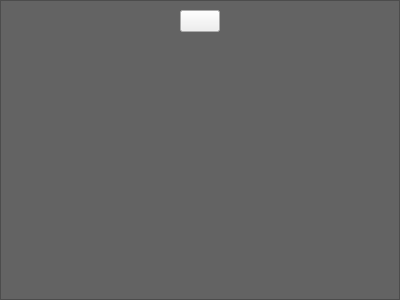
<?xml version="1.0" encoding="UTF-8"?>
<ui version="4.0">
 <class>Form</class>
 <widget class="QWidget" name="Form">
  <property name="geometry">
   <rect>
    <x>0</x>
    <y>0</y>
    <width>400</width>
    <height>300</height>
   </rect>
  </property>
  <property name="sizePolicy">
   <sizepolicy hsizetype="Minimum" vsizetype="Minimum">
    <horstretch>0</horstretch>
    <verstretch>0</verstretch>
   </sizepolicy>
  </property>
  <property name="windowTitle">
   <string>Form</string>
  </property>
  <layout class="QVBoxLayout" name="verticalLayout">
   <property name="leftMargin">
    <number>0</number>
   </property>
   <property name="topMargin">
    <number>0</number>
   </property>
   <property name="rightMargin">
    <number>0</number>
   </property>
   <property name="bottomMargin">
    <number>0</number>
   </property>
   <item>
    <widget class="QFrame" name="frame">
     <property name="sizePolicy">
      <sizepolicy hsizetype="Minimum" vsizetype="Minimum">
       <horstretch>0</horstretch>
       <verstretch>0</verstretch>
      </sizepolicy>
     </property>
     <property name="contextMenuPolicy">
      <enum>Qt::CustomContextMenu</enum>
     </property>
     <property name="styleSheet">
      <string notr="true">QFrame
{
	background-color: rgb(99, 99, 99);
}</string>
     </property>
     <property name="frameShape">
      <enum>QFrame::StyledPanel</enum>
     </property>
     <property name="frameShadow">
      <enum>QFrame::Raised</enum>
     </property>
     <layout class="QVBoxLayout" name="verticalLayout_2">
      <item alignment="Qt::AlignHCenter|Qt::AlignTop">
       <widget class="QPushButton" name="pushButton">
        <property name="sizePolicy">
         <sizepolicy hsizetype="Preferred" vsizetype="Preferred">
          <horstretch>0</horstretch>
          <verstretch>0</verstretch>
         </sizepolicy>
        </property>
        <property name="cursor">
         <cursorShape>PointingHandCursor</cursorShape>
        </property>
        <property name="styleSheet">
         <string notr="true"/>
        </property>
        <property name="text">
         <string/>
        </property>
       </widget>
      </item>
      <item alignment="Qt::AlignTop">
       <widget class="QLabel" name="name_lbl">
        <property name="text">
         <string/>
        </property>
        <property name="wordWrap">
         <bool>true</bool>
        </property>
       </widget>
      </item>
     </layout>
    </widget>
   </item>
  </layout>
 </widget>
 <resources/>
 <connections/>
</ui>
